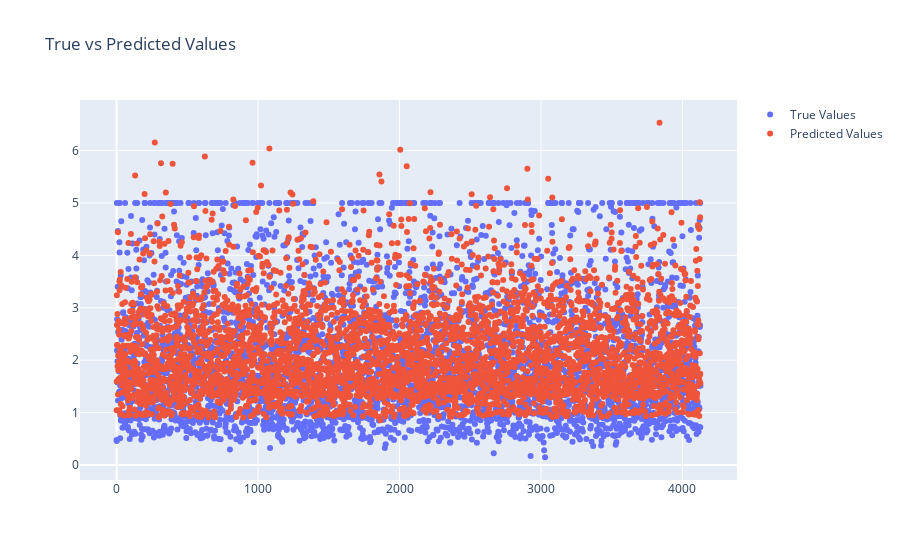

Notebook code cell kept with this figure:
### Markdown cell above
### Evaluating the Model on Test Data

### Code cell
X_test = torch.tensor(X_test, dtype=torch.float32).to(device)

reg_model.eval()

with torch.no_grad():
    test_preds = reg_model(X_test)
    test_preds = test_preds.float().cpu().numpy().flatten()

x = np.arange(0, X_test.shape[0])
pp.plot_data(
    true_vals=pp.create_trace(x, y_test, name="True Values", mode="markers"),
    pred_vals=pp.create_trace(x, test_preds, name="Predicted Values", mode="markers"),
    title="True vs Predicted Values",
)

### Figure 1 — Plotly figure (JSON) as saved in the notebook; plotly's stock layout.template omitted (floating-point values rounded to 4 significant figures; data arrays with more than 128 entries replaced by an {"elided": "..."} marker saying what was removed)
{"data": [{"mode": "markers", "name": "True Values", "text": "", "type": "scatter", "x": {"elided": "4128 int values"}, "y": {"elided": "4128 float values"}}, {"mode": "markers", "name": "Predicted Values", "text": "", "type": "scatter", "x": {"elided": "4128 int values"}, "y": {"elided": "4128 float values"}}], "layout": {"title": {"text": "True vs Predicted Values"}, "xaxis": {"title": {"text": ""}}, "yaxis": {"title": {"text": ""}}}}
